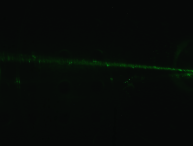
#> input picture test1.png, 193 x 146 px
$ python preprocessing.py ../test1.png
#> lines starting #> are read from the running program, lines starting #| are printed output that depends on the picture
"""
Preprocessing Utilities
Contrast adjustment and morphological operations — GUI-independent.
Extracted from streamlit_app/tabs/tab2_preprocessing.py
"""

import cv2 as cv
import numpy as np


def adjust_contrast(img, alpha=1.0, beta=0):
    """
    Adjust image contrast and brightness.

    Args:
        img: Grayscale or BGR image
        alpha: Contrast multiplier (>1 increases contrast, <1 decreases)
        beta:  Brightness offset (-100 to +100)

    Returns:
        numpy.ndarray: Adjusted image (same dtype as input)
    """
    return cv.convertScaleAbs(img, alpha=alpha, beta=beta)


def morphological_operation(img, operation, kernel_size=5):
    """
    Apply a morphological operation using an elliptical structuring element.

    Args:
        img:          Grayscale image
        operation:    One of 'erosion', 'dilation', 'opening', 'closing'
        kernel_size:  Side length of the structuring element (odd recommended)

    Returns:
        numpy.ndarray: Processed image

    Raises:
        ValueError: If operation is not one of the four valid options
    """
    valid = ('erosion', 'dilation', 'opening', 'closing')
    if operation not in valid:
        raise ValueError(f"operation must be one of {valid}, got '{operation}'")

    kernel = cv.getStructuringElement(
        cv.MORPH_ELLIPSE, (kernel_size, kernel_size)
    )

    ops = {
        'erosion': lambda i, k: cv.erode(i, k),
        'dilation': lambda i, k: cv.dilate(i, k),
        'opening': lambda i, k: cv.morphologyEx(i, cv.MORPH_OPEN, k),
        'closing': lambda i, k: cv.morphologyEx(i, cv.MORPH_CLOSE, k),
    }
    return ops[operation](img, kernel)


if __name__ == '__main__':
    import argparse

    parser = argparse.ArgumentParser(description='Test preprocessing utilities')
    parser.add_argument('image', help='Input image path')
    parser.add_argument('--alpha', type=float, default=1.5,
                        help='Contrast multiplier (default 1.5)')
    parser.add_argument('--beta', type=int, default=10,
                        help='Brightness offset (default 10)')
    parser.add_argument('--morph', default='closing',
                        choices=['erosion', 'dilation', 'opening', 'closing'],
                        help='Morphological operation (default closing)')
    parser.add_argument('--kernel', type=int, default=5,
                        help='Morphological kernel size (default 5)')
    parser.add_argument('--output', default='output_preprocessed.png',
                        help='Output image path')
    args = parser.parse_args()

    img = cv.imread(args.image)
#> img is the input picture: shape (146, 193, 3); mean B, G, R 7, 10.2, 6
    if img is None:
        print(f'ERROR: could not load {args.image}')
        raise SystemExit(1)

    gray = cv.cvtColor(img, cv.COLOR_BGR2GRAY) if img.ndim == 3 else img
    print(f'Loaded: {args.image}  shape={img.shape}')
#| Loaded: ../test1.png  shape=(146, 193, 3)

    # adjust_contrast
    contrasted = adjust_contrast(gray, alpha=args.alpha, beta=args.beta)
#> in adjust_contrast, `return cv.convertScaleAbs(img, alpha=alpha, beta=beta)`:
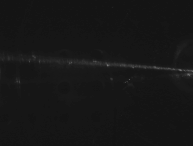
#> returned value: shape (146, 193); min 19, max 114, mean 22.5
    mean_before = gray.mean()
#> mean_before = 8.45
    mean_after = contrasted.mean()
#> mean_after = 22.52
    print(f'adjust_contrast(alpha={args.alpha}, beta={args.beta}): '
          f'mean {mean_before:.1f} -> {mean_after:.1f}')
#| adjust_contrast(alpha=1.5, beta=10): mean 8.5 -> 22.5

    # morphological_operation
    morphed = morphological_operation(contrasted, args.morph, args.kernel)
    print(f'morphological_operation({args.morph!r}, kernel={args.kernel}): '
          f'shape={morphed.shape}')
#| morphological_operation('closing', kernel=5): shape=(146, 193)

    # all four operations in sequence as a smoke-test
    for op in ('erosion', 'dilation', 'opening', 'closing'):
        result = morphological_operation(gray, op, kernel_size=3)
        print(f'  {op:10s}: shape={result.shape}  mean={result.mean():.1f}')
#> this loop made 4 passes
#|   erosion   : shape=(146, 193)  mean=7.9
#|   dilation  : shape=(146, 193)  mean=9.1
#|   opening   : shape=(146, 193)  mean=8.2
#|   closing   : shape=(146, 193)  mean=8.5
#> pass 1, `result = morphological_operation(gray, op, kernel_size=3)`:
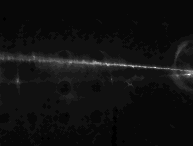
#> result: shape (146, 193); min 6, max 36, mean 7.9; drawn with min black and max white

    cv.imwrite(args.output, morphed)
    print(f'Saved -> {args.output}')
    print('All tests passed.')

$ run again, on streamlit_app/test/test2.png
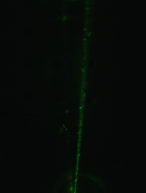
#> input picture streamlit_app/test/test2.png, 146 x 193 px
#> img is the input picture: shape (193, 146, 3); mean B, G, R 7, 10.2, 6
#| Loaded: ../streamlit_app/test/test2.png  shape=(193, 146, 3)
#> in adjust_contrast, `return cv.convertScaleAbs(img, alpha=alpha, beta=beta)`:
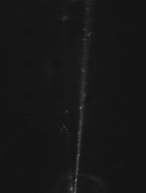
#> returned value: shape (193, 146); min 19, max 114, mean 22.5
#> mean_before = 8.45
#> mean_after = 22.52
#| adjust_contrast(alpha=1.5, beta=10): mean 8.5 -> 22.5
#| morphological_operation('closing', kernel=5): shape=(193, 146)
#> the loop `for op in ('erosion', 'dilation', 'opening', 'closing'):` made 4 passes
#|   erosion   : shape=(193, 146)  mean=7.9
#|   dilation  : shape=(193, 146)  mean=9.1
#|   opening   : shape=(193, 146)  mean=8.2
#|   closing   : shape=(193, 146)  mean=8.5
#> pass 1, `result = morphological_operation(gray, op, kernel_size=3)`:
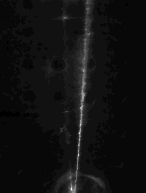
#> result: shape (193, 146); min 6, max 36, mean 7.9; drawn with min black and max white
